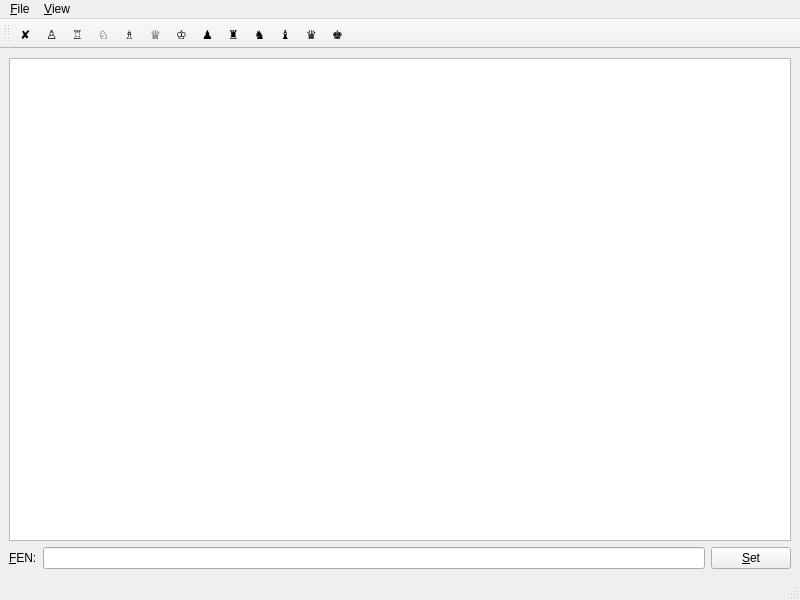
<?xml version="1.0" encoding="UTF-8"?>
<ui version="4.0">
 <class>MainWindow</class>
 <widget class="QMainWindow" name="MainWindow">
  <property name="geometry">
   <rect>
    <x>0</x>
    <y>0</y>
    <width>800</width>
    <height>600</height>
   </rect>
  </property>
  <property name="windowTitle">
   <string>Chessboard</string>
  </property>
  <widget class="QWidget" name="centralwidget">
   <layout class="QVBoxLayout" name="verticalLayout">
    <item>
     <widget class="QGraphicsView" name="graphicsView">
      <property name="sceneRect">
       <rectf>
        <x>0.000000000000000</x>
        <y>0.000000000000000</y>
        <width>80.000000000000000</width>
        <height>80.000000000000000</height>
       </rectf>
      </property>
     </widget>
    </item>
    <item>
     <layout class="QHBoxLayout" name="horizontalLayout">
      <item>
       <widget class="QLabel" name="label">
        <property name="text">
         <string>&amp;FEN:</string>
        </property>
        <property name="buddy">
         <cstring>fenLineEdit</cstring>
        </property>
       </widget>
      </item>
      <item>
       <widget class="QLineEdit" name="fenLineEdit"/>
      </item>
      <item>
       <widget class="QPushButton" name="sendPushButton">
        <property name="text">
         <string>&amp;Set</string>
        </property>
       </widget>
      </item>
     </layout>
    </item>
   </layout>
  </widget>
  <widget class="QMenuBar" name="menubar">
   <property name="geometry">
    <rect>
     <x>0</x>
     <y>0</y>
     <width>800</width>
     <height>17</height>
    </rect>
   </property>
   <widget class="QMenu" name="menu_File">
    <property name="title">
     <string>&amp;File</string>
    </property>
    <addaction name="action_New_Game"/>
    <addaction name="action_Connect"/>
    <addaction name="action_Disconnect"/>
    <addaction name="action_Request_Draw"/>
    <addaction name="action_Resign"/>
    <addaction name="action_Exit"/>
   </widget>
   <widget class="QMenu" name="menu_View">
    <property name="title">
     <string>&amp;View</string>
    </property>
    <addaction name="action_Edit_Mode"/>
   </widget>
   <addaction name="menu_File"/>
   <addaction name="menu_View"/>
  </widget>
  <widget class="QStatusBar" name="statusbar"/>
  <widget class="QToolBar" name="editToolBar">
   <property name="windowTitle">
    <string>Edit Board</string>
   </property>
   <property name="toolButtonStyle">
    <enum>Qt::ToolButtonTextOnly</enum>
   </property>
   <attribute name="toolBarArea">
    <enum>TopToolBarArea</enum>
   </attribute>
   <attribute name="toolBarBreak">
    <bool>false</bool>
   </attribute>
   <addaction name="action_Empty"/>
   <addaction name="action_White_Pawn"/>
   <addaction name="action_White_Rook"/>
   <addaction name="action_White_Knight"/>
   <addaction name="action_White_Bishop"/>
   <addaction name="action_White_Queen"/>
   <addaction name="action_White_King"/>
   <addaction name="action_Black_Pawn"/>
   <addaction name="action_Black_Rook"/>
   <addaction name="action_Black_Knight"/>
   <addaction name="action_Black_Bishop"/>
   <addaction name="action_Black_Queen"/>
   <addaction name="action_Black_King"/>
  </widget>
  <action name="action_Connect">
   <property name="text">
    <string>&amp;Connect...</string>
   </property>
  </action>
  <action name="action_Disconnect">
   <property name="text">
    <string>&amp;Disconnect</string>
   </property>
  </action>
  <action name="action_New_Game">
   <property name="text">
    <string>&amp;New Game</string>
   </property>
  </action>
  <action name="action_Request_Draw">
   <property name="text">
    <string>&amp;Request Draw</string>
   </property>
  </action>
  <action name="action_Resign">
   <property name="text">
    <string>&amp;Resign</string>
   </property>
  </action>
  <action name="action_Exit">
   <property name="text">
    <string>&amp;Exit</string>
   </property>
  </action>
  <action name="action_Edit_Mode">
   <property name="checkable">
    <bool>true</bool>
   </property>
   <property name="text">
    <string>&amp;Edit Board</string>
   </property>
  </action>
  <action name="action_White_Pawn">
   <property name="checkable">
    <bool>true</bool>
   </property>
   <property name="text">
    <string>♙</string>
   </property>
   <property name="toolTip">
    <string>White Pawn</string>
   </property>
  </action>
  <action name="action_White_Knight">
   <property name="checkable">
    <bool>true</bool>
   </property>
   <property name="text">
    <string>♘</string>
   </property>
   <property name="toolTip">
    <string>White Knight</string>
   </property>
  </action>
  <action name="action_White_Bishop">
   <property name="checkable">
    <bool>true</bool>
   </property>
   <property name="text">
    <string>♗</string>
   </property>
   <property name="toolTip">
    <string>White Bishop</string>
   </property>
  </action>
  <action name="action_White_Queen">
   <property name="checkable">
    <bool>true</bool>
   </property>
   <property name="text">
    <string>♕</string>
   </property>
   <property name="toolTip">
    <string>White Queen</string>
   </property>
  </action>
  <action name="action_White_King">
   <property name="checkable">
    <bool>true</bool>
   </property>
   <property name="text">
    <string>♔</string>
   </property>
   <property name="toolTip">
    <string>White King</string>
   </property>
  </action>
  <action name="action_Black_Pawn">
   <property name="checkable">
    <bool>true</bool>
   </property>
   <property name="text">
    <string>♟</string>
   </property>
   <property name="toolTip">
    <string>Black Pawn</string>
   </property>
  </action>
  <action name="action_Black_Rook">
   <property name="checkable">
    <bool>true</bool>
   </property>
   <property name="text">
    <string>♜</string>
   </property>
   <property name="toolTip">
    <string>Black Rook</string>
   </property>
  </action>
  <action name="action_Black_Knight">
   <property name="checkable">
    <bool>true</bool>
   </property>
   <property name="text">
    <string>♞</string>
   </property>
   <property name="toolTip">
    <string>Black Knight</string>
   </property>
  </action>
  <action name="action_Black_Bishop">
   <property name="checkable">
    <bool>true</bool>
   </property>
   <property name="text">
    <string>♝</string>
   </property>
   <property name="toolTip">
    <string>Black Bishop</string>
   </property>
  </action>
  <action name="action_Black_Queen">
   <property name="checkable">
    <bool>true</bool>
   </property>
   <property name="text">
    <string>♛</string>
   </property>
   <property name="toolTip">
    <string>Black Queen</string>
   </property>
  </action>
  <action name="action_Black_King">
   <property name="checkable">
    <bool>true</bool>
   </property>
   <property name="text">
    <string>♚</string>
   </property>
   <property name="toolTip">
    <string>Black King</string>
   </property>
  </action>
  <action name="action_White_Rook">
   <property name="checkable">
    <bool>true</bool>
   </property>
   <property name="text">
    <string>♖</string>
   </property>
   <property name="toolTip">
    <string>White Rook</string>
   </property>
  </action>
  <action name="action_Empty">
   <property name="checkable">
    <bool>true</bool>
   </property>
   <property name="text">
    <string>✘</string>
   </property>
   <property name="toolTip">
    <string>Empty</string>
   </property>
  </action>
 </widget>
 <resources/>
 <connections>
  <connection>
   <sender>editToolBar</sender>
   <signal>visibilityChanged(bool)</signal>
   <receiver>action_Edit_Mode</receiver>
   <slot>setChecked(bool)</slot>
   <hints>
    <hint type="sourcelabel">
     <x>399</x>
     <y>28</y>
    </hint>
    <hint type="destinationlabel">
     <x>-1</x>
     <y>-1</y>
    </hint>
   </hints>
  </connection>
  <connection>
   <sender>action_Edit_Mode</sender>
   <signal>toggled(bool)</signal>
   <receiver>editToolBar</receiver>
   <slot>setVisible(bool)</slot>
   <hints>
    <hint type="sourcelabel">
     <x>-1</x>
     <y>-1</y>
    </hint>
    <hint type="destinationlabel">
     <x>399</x>
     <y>28</y>
    </hint>
   </hints>
  </connection>
 </connections>
</ui>
